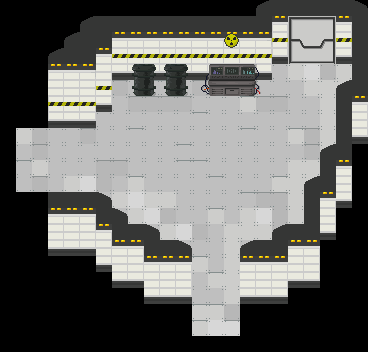

A level layout from a 2D game, rendered from its tile map. Below: a short description, then the map file with tile-grid data replaced by summaries:
An orthogonal 23x22 tile map with 16x16 px tiles, 4 tile layers (Suelo, Aire, Paredes, Decoracion), 3 tilesets and 6 objects (2x Down, 2x Left, 2x Spawn).

<map version="1.0" orientation="orthogonal" renderorder="right-down" width="23" height="22" tilewidth="16" tileheight="16" nextobjectid="15">
 <tileset firstgid="1" source="../../tileset/tileset16.tsx" />
 <tileset firstgid="65" source="../../tileset/LabProps.tsx" />
 <tileset firstgid="433" source="../../tileset/city.tsx" />
 <layer name="Suelo" width="23" height="22">
  <data>[506 cells, 275 non-empty, 14 distinct tile ids]</data>
 </layer>
 <layer name="Aire" width="23" height="22">
  <data>[506 cells, 19 non-empty, 1 distinct tile ids]</data>
 </layer>
 <layer name="Paredes" width="23" height="22">
  <data>[506 cells, 180 non-empty, 19 distinct tile ids]</data>
 </layer>
 <layer name="Decoracion" width="23" height="22">
  <data>[506 cells, 35 non-empty, 18 distinct tile ids]</data>
 </layer>
 <objectgroup name="Puertas" visible="0">
  <object id="8" name="Down" x="192" y="256" width="48" height="16" />
  <object id="9" name="Left" x="48" y="128" width="16" height="64" />
 </objectgroup>
 <objectgroup name="Entradas" visible="0">
  <object id="12" name="Left" gid="56" x="80" y="160" width="16" height="16" />
  <object id="13" name="Down" gid="56" x="208" y="224" width="16" height="16" />
 </objectgroup>
 <objectgroup name="Spawners">
  <object id="1" name="Spawn" gid="64" x="304" y="112" width="16" height="16">
   <properties>
    <property name="Gunner" type="bool" value="true" />
    <property name="Stalker" type="bool" value="true" />
   </properties>
  </object>
  <object id="14" name="Spawn" gid="64" x="147" y="174" width="16" height="16">
   <properties>
    <property name="Gunner" type="bool" value="true" />
    <property name="Stalker" type="bool" value="true" />
   </properties>
  </object>
 </objectgroup>
</map>
